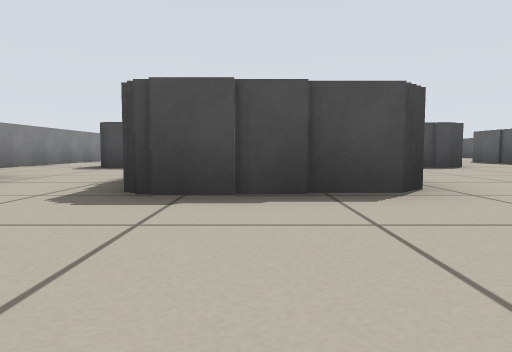
View 1 (above)

19 first-person views from a walk through a world built for the Player/Stage simulator. The camera is 0.31 m above the floor, tilts 4° down and sees 70° across. The lines on the ground mark 1 m squares. The floor is counted in squares, 1 m on a side. Each view is taken from the middle of a square. On the plan, view 1 faces up. The plan holds only what a view shows up to about 9 squares ahead; the rest is blank. The robots in the file are not drawn.

View 2
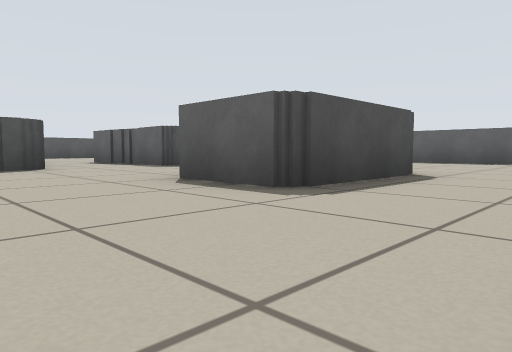

View 3
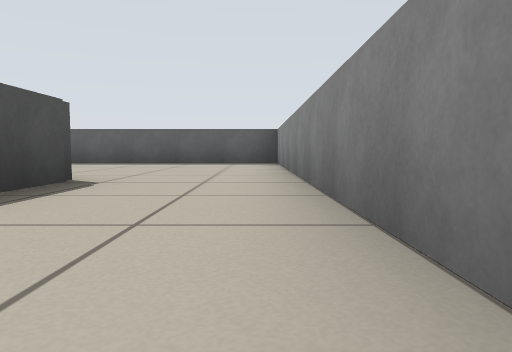

View 4
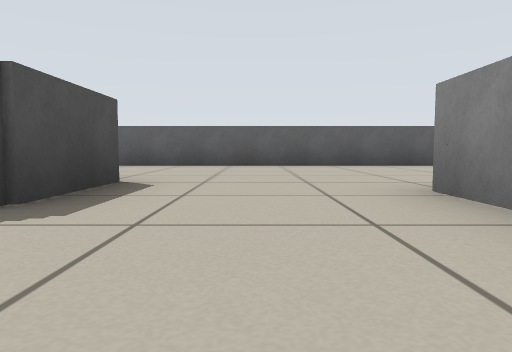

View 5
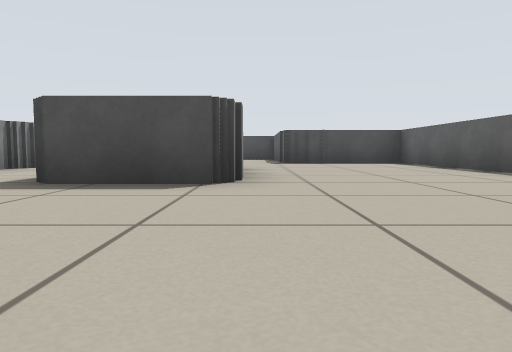

View 6
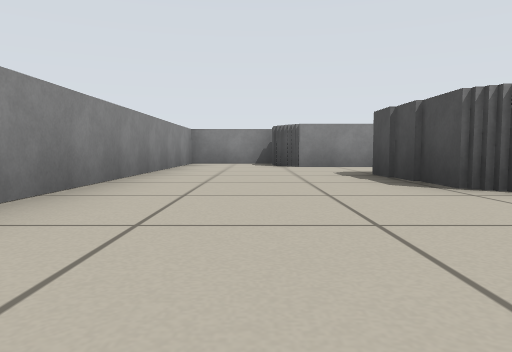

View 7
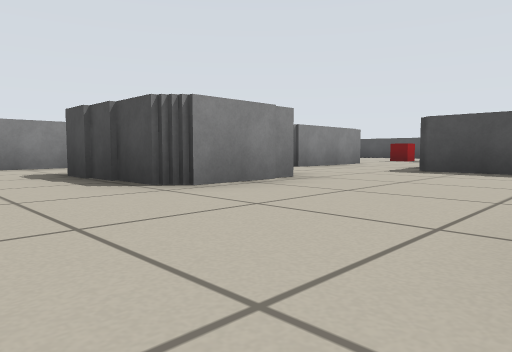

View 8
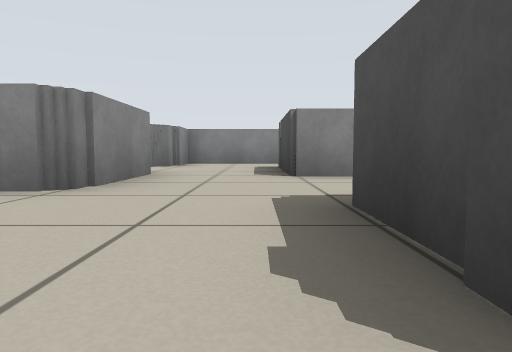

View 9
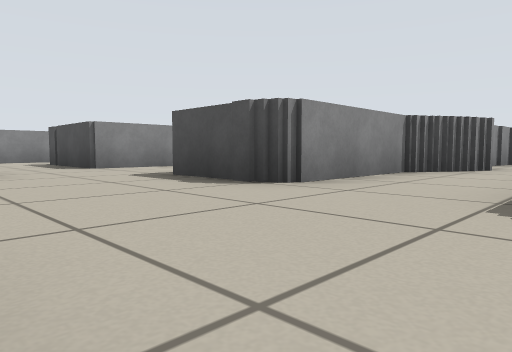

View 10
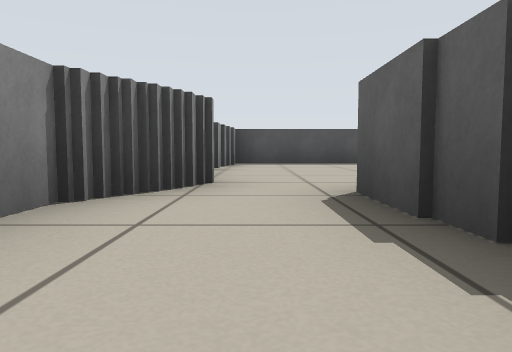

View 11
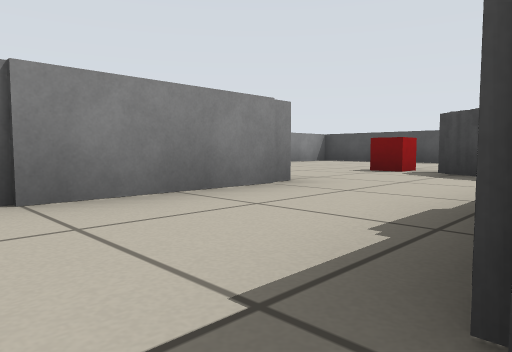

View 12
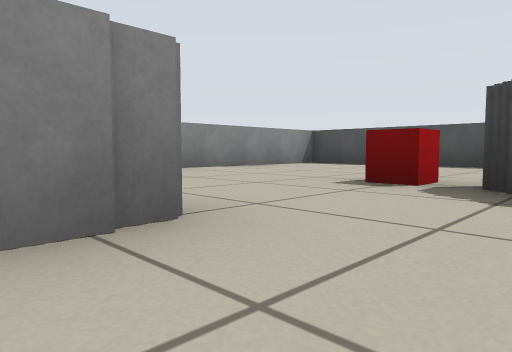

View 13
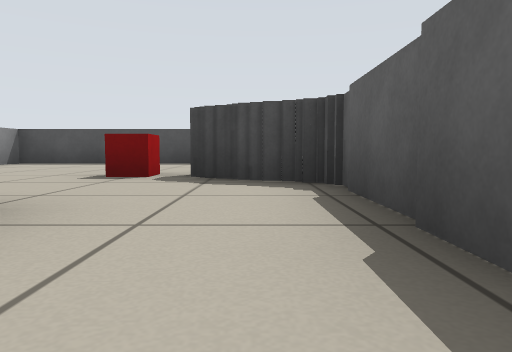

View 14
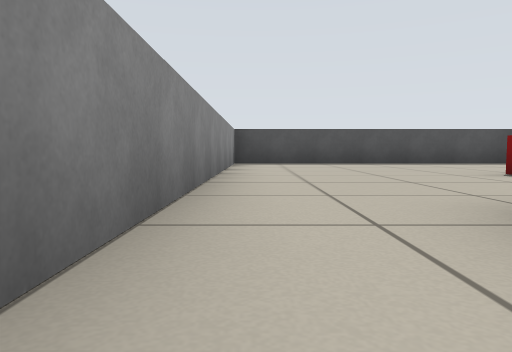

View 15
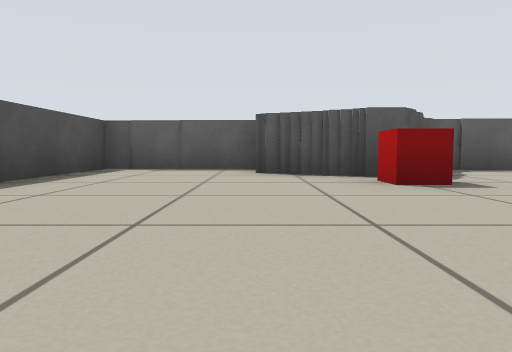

View 16
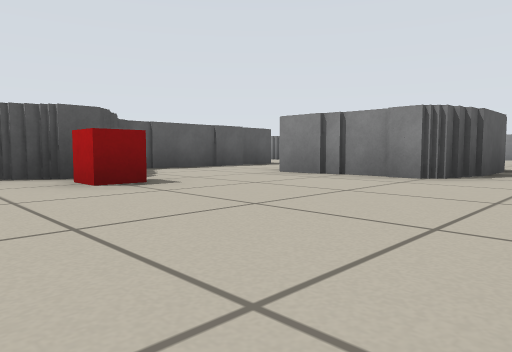

View 17
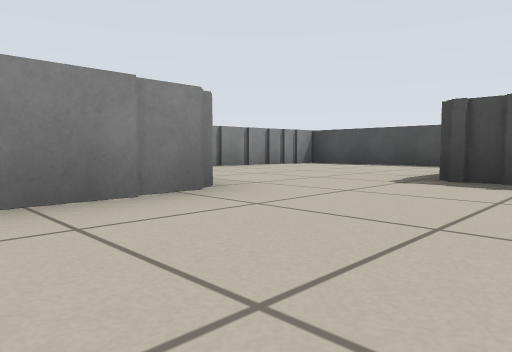

View 18
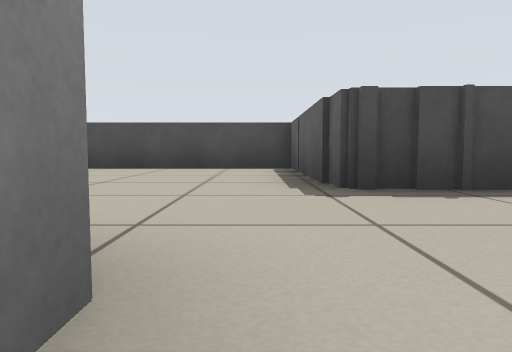

View 19
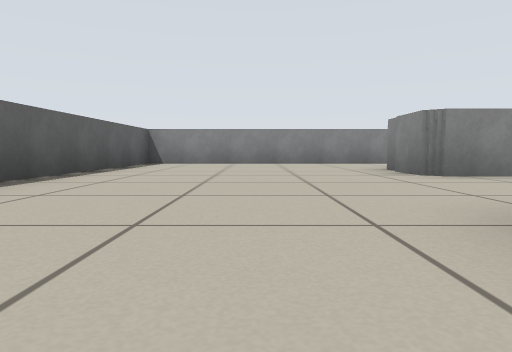

### Floor plan
Ten units are one square. View 1 is at (0, 0); x grows to the right and y downward. Boxes are objects, and circles mark ways between rooms. Rooms are numbered by the first view taken in them; rooms with no view inside come last. Other rooms are left out.
<svg viewBox="-50 -160 170 170">
<path fill="none" stroke="#000" d="M59 -37 70 -37 70 -21M69 -19 43 -19 43 -35M77 -69 77 -63 58 -63 58 -75M58 -76 58 -98M13 -46 13 -26 -10 -26M36 5 115 5 115 -119 86 -119M38 -94 38 -65 18 -65M77 -100 77 -84M43 -101 43 -95M45 -106 45 -101M-28 -26 -28 -16M-32 -14 -41 -14M-45 -14 -45 5 19 5M6 -118 6 -125M9 -124 9 -130M-26 -89 -3 -89 -3 -65M20 -130 20 -155 -45 -155 -45 -44 -31 -44M16 -78 16 -107 8 -107M-28 -65 -28 -86M16 -69 16 -76M-9 -46 13 -46M43 -145 43 -122M86 -119 86 -155 45 -155 45 -145M-28 -41 -28 -26M-3 -65 -28 -65"/>
<rect x="-5" y="-115" width="10" height="10" fill="#bbb"><title>red box</title></rect>
<circle cx="20" cy="-55" r="3" fill="#2a7"/>
<circle cx="73" cy="-103" r="3" fill="#2a7"/>
<circle cx="-20" cy="-35" r="3" fill="#2a7"/>
<circle cx="-10" cy="-55" r="3" fill="#2a7"/>
<circle cx="-30" cy="-55" r="3" fill="#2a7"/>
<text x="60" y="-40">1</text>
<text x="-10" y="-110">2</text>
<text x="60" y="-130">3</text>
<text x="-20" y="-50">4</text>
</svg>
Room 1 opens to room 2. Room 1 opens to room 3. Room 1 opens to room 4. Room 2 opens to room 4.

Where each view was taken, in squares from view 1:
view 1: 0 up, 0 right, facing up
view 2: 0 up, 2 right, facing up-right
view 3: 0 up, 3 right, facing right
view 4: 5 up, 4 right, facing right
view 5: 3 up, 8 right, facing up
view 6: 1 up, 4 right, facing left
view 7: 1 up, 4 right, facing up-left
view 8: 6 up, 4 right, facing left
view 9: 4 up, 6 right, facing up-left
view 10: 7 up, 5 right, facing up
view 11: 6 up, 2 right, facing up-left
view 12: 8 up, 1 right, facing up-left
view 13: 7 up, 1 right, facing up
view 14: 7 up, 4 left, facing up
view 15: 13 up, 4 left, facing right
view 16: 13 up, 4 left, facing down-right
view 17: 8 up, 10 right, facing up-left
view 18: 9 up, 8 right, facing up
view 19: 8 up, 9 right, facing down
